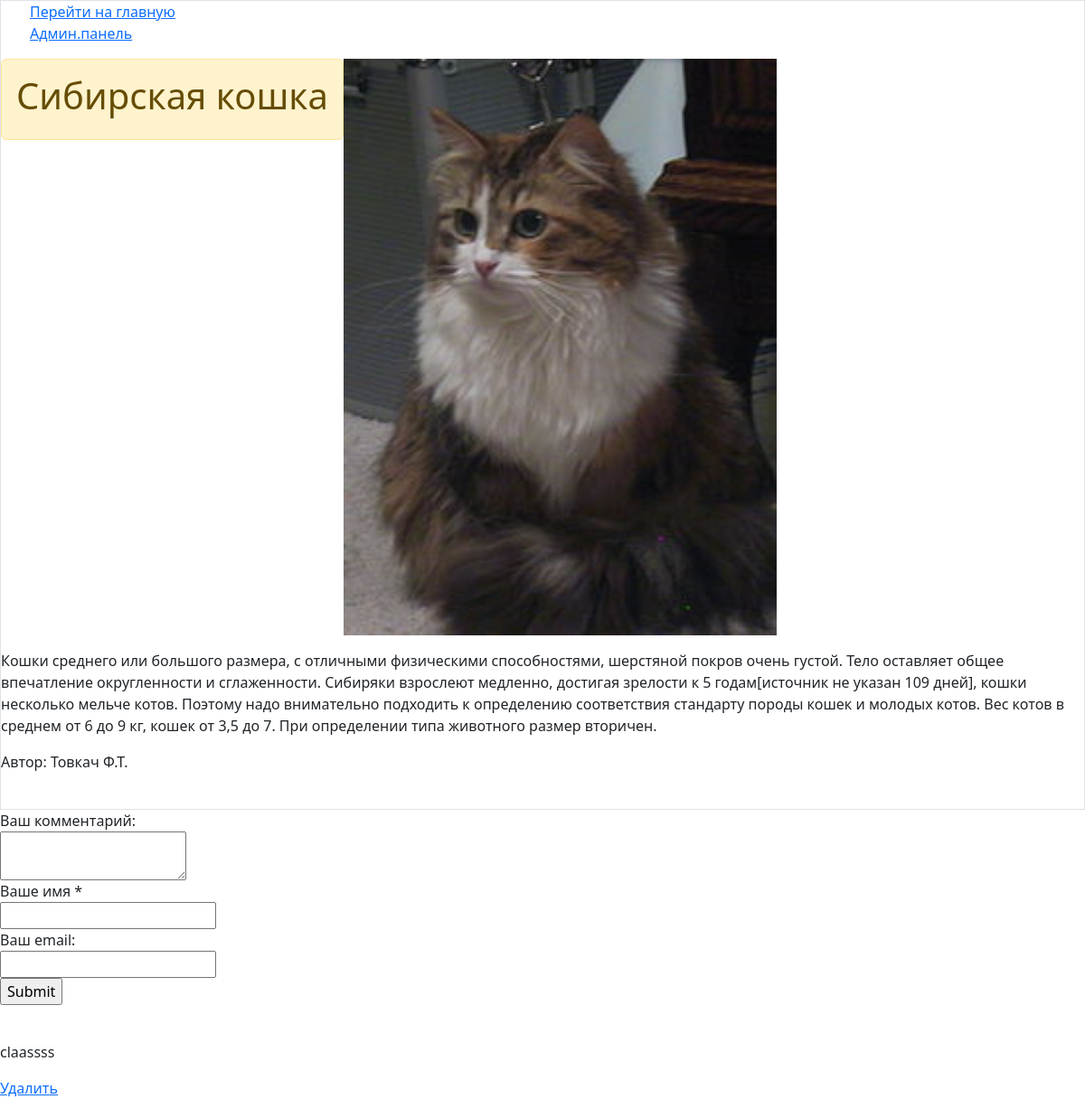
The page /index/4/ on the database its author committed.
### blog/models.py (models this page shows, shortened)
class Post(models.Model):
   title = models.CharField('Заголовок записи',max_length=50)
   discriptions = models.TextField('Текст записи')
   date = models.DateField(auto_now_add=True)
   author = models.CharField(blank=True,max_length=100)
   image = models.ImageField('Фото',upload_to='images/%Y', blank=True)
   class Meta:
       verbose_name = 'Запись'
       verbose_name_plural = 'Записи'

class Comments(models.Model):#коментарии
   post=models.ForeignKey(Post, on_delete=models.CASCADE)
   email = models.EmailField()
   name = models.CharField('Имя',max_length=50)
   text_comments = models.TextField('Текст комментария',max_length=500)
   class Meta:
      verbose_name = 'комментарий'
      verbose_name_plural = 'комментарии'

### blog/views.py (the view)
# urls.py: path('index/<int:pk>/', PostDetail.as_view()),
class PostDetail(View):
    def get(self, request, pk):
        comments = Comments.objects.all()
        post = Post.objects.get(id=pk)
        return render(request, 'blog/blog_detail.html', {'post': post, 'comments': comments})

### blog/templates/blog/blog_detail.html (shortened to what this page needs)
{% load static %}
<html xmlns="http://www.w3.org/1999/html">
<head>
	<link rel="stylesheet" href="https://cdn.jsdelivr.net/npm/bootstrap@5.3.0-alpha3/dist/css/bootstrap.min.css">
    <link rel="stylesheet" href="{% static '/blog/css/style.css' %}" type="text/css" media="all" />
</head>
<body>
<div>
<div>
<div class="shell">
	<div class="border">
		<div id="navigation">
			<ul>
				<a href="/">Перейти на главную</a>
				<br>
				<a href="/admin"> Админ.панель</a>
			</ul>
		</div>
		<div id="main">
			<div id="content" class="left">
				<div class="alert  alert-warning">
					<h1>{{ post.title }}</h1>
				</div>
				<p><img class="img-article-center-thumb" src="{{ post.image.url }}" width="40%"></p>
				<div class="">{{ post.discriptions|linebreaks }}</div>
					<p>Автор: {{ post.author }}</p>
				<div class="cl">&nbsp;
				 </div>
			</div>
		</div>
			</div>
				<div>
					<form action="{% url 'add_comments' post.id %}" method="post">
					<div>
						 <label> Ваш  комментарий: </label><br>
					   <textarea name="text_comments"></textarea>
					 </div>
						 <div>
						  <label>Ваше имя * </label>
							 <br>
						  <input type="text" name="name">
						</div>
						<div>
						<label>Ваш  email:  </label><br>
						<input type="email" name="email">
						</div>
						<input type="submit">
					</form>
				</div>
			<div class="cl">&nbsp;</div>
		</div>
</div>
</div>
 {% for i in comments %}
 <p>{{ i.text_comments }}</p>
 <a href="{% url 'delete' i.id %}">Удалить </a>
 {% endfor %}
</body>
</html>

### blog/static/blog/css/style.css (style rules this page uses)
.alert-warning { float: left; clear:both; wight:400px; marning:20px; text-align:center; }

### rows shown on the page
Post: title "Сибирская кошка", image (picture), discriptions "Кошки среднего или большого размера, с отличными физическими способностями, шерстяной покров очень густой. Тело оставляет общее впечатление округленности и сглаженности. Сибиряки взрослеют медленно, достигая зрелости к 5 годам[источник не указан 109 дней], кошки несколько мельче котов. Поэтому надо внимательно подходить к определению соответствия стандарту породы кошек и молодых котов. Вес котов в среднем от 6 до 9 кг, кошек от 3,5 до 7. При определении типа животного размер вторичен.", author "Товкач Ф.Т."
Comments: text_comments "claassss"
